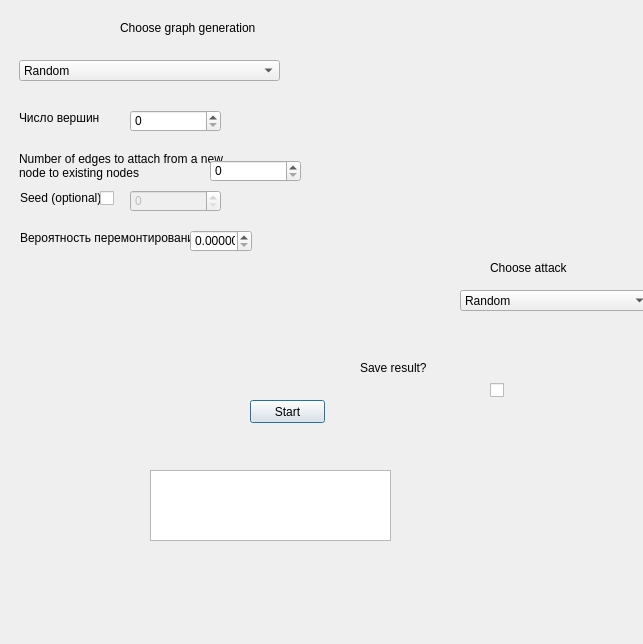
<?xml version="1.0" encoding="UTF-8"?>
<ui version="4.0">
 <class>Dialog</class>
 <widget class="QDialog" name="Dialog">
  <property name="geometry">
   <rect>
    <x>0</x>
    <y>0</y>
    <width>643</width>
    <height>644</height>
   </rect>
  </property>
  <property name="windowTitle">
   <string>Dialog</string>
  </property>
  <widget class="QComboBox" name="comboBoxGraphType">
   <property name="geometry">
    <rect>
     <x>19</x>
     <y>60</y>
     <width>261</width>
     <height>21</height>
    </rect>
   </property>
   <item>
    <property name="text">
     <string>Random</string>
    </property>
   </item>
   <item>
    <property name="text">
     <string>Small world</string>
    </property>
   </item>
   <item>
    <property name="text">
     <string>Barabasi_albert</string>
    </property>
   </item>
  </widget>
  <widget class="QLabel" name="Label1">
   <property name="geometry">
    <rect>
     <x>120</x>
     <y>20</y>
     <width>171</width>
     <height>16</height>
    </rect>
   </property>
   <property name="text">
    <string>Choose graph generation</string>
   </property>
  </widget>
  <widget class="QLabel" name="label2">
   <property name="geometry">
    <rect>
     <x>19</x>
     <y>110</y>
     <width>81</width>
     <height>16</height>
    </rect>
   </property>
   <property name="text">
    <string>Число вершин</string>
   </property>
  </widget>
  <widget class="QLabel" name="label3">
   <property name="geometry">
    <rect>
     <x>19</x>
     <y>150</y>
     <width>211</width>
     <height>31</height>
    </rect>
   </property>
   <property name="text">
    <string>Number of edges to attach from a new 
node to existing nodes</string>
   </property>
  </widget>
  <widget class="QSpinBox" name="spinBoxNodes">
   <property name="geometry">
    <rect>
     <x>130</x>
     <y>110</y>
     <width>91</width>
     <height>22</height>
    </rect>
   </property>
   <property name="maximum">
    <number>1000</number>
   </property>
  </widget>
  <widget class="QSpinBox" name="spinBoxConnetions">
   <property name="geometry">
    <rect>
     <x>210</x>
     <y>160</y>
     <width>91</width>
     <height>22</height>
    </rect>
   </property>
   <property name="maximum">
    <number>100</number>
   </property>
  </widget>
  <widget class="QLabel" name="label4">
   <property name="geometry">
    <rect>
     <x>20</x>
     <y>190</y>
     <width>81</width>
     <height>16</height>
    </rect>
   </property>
   <property name="text">
    <string>Seed (optional)</string>
   </property>
  </widget>
  <widget class="QSpinBox" name="spinBoxSeed">
   <property name="enabled">
    <bool>false</bool>
   </property>
   <property name="geometry">
    <rect>
     <x>130</x>
     <y>190</y>
     <width>91</width>
     <height>22</height>
    </rect>
   </property>
   <property name="maximum">
    <number>1000000000</number>
   </property>
  </widget>
  <widget class="QLabel" name="label5">
   <property name="geometry">
    <rect>
     <x>20</x>
     <y>230</y>
     <width>171</width>
     <height>16</height>
    </rect>
   </property>
   <property name="text">
    <string>Вероятность перемонтирования</string>
   </property>
  </widget>
  <widget class="QDoubleSpinBox" name="doubleSpinBoxPeremontirovanie">
   <property name="geometry">
    <rect>
     <x>190</x>
     <y>230</y>
     <width>62</width>
     <height>22</height>
    </rect>
   </property>
   <property name="decimals">
    <number>5</number>
   </property>
   <property name="maximum">
    <double>1.000000000000000</double>
   </property>
   <property name="singleStep">
    <double>0.010000000000000</double>
   </property>
  </widget>
  <widget class="QPushButton" name="pushButtonStart">
   <property name="geometry">
    <rect>
     <x>250</x>
     <y>400</y>
     <width>75</width>
     <height>23</height>
    </rect>
   </property>
   <property name="text">
    <string>Start</string>
   </property>
  </widget>
  <widget class="QLabel" name="label6">
   <property name="geometry">
    <rect>
     <x>490</x>
     <y>260</y>
     <width>121</width>
     <height>16</height>
    </rect>
   </property>
   <property name="text">
    <string>Choose attack</string>
   </property>
  </widget>
  <widget class="QComboBox" name="comboBoxAttackType">
   <property name="geometry">
    <rect>
     <x>460</x>
     <y>290</y>
     <width>191</width>
     <height>21</height>
    </rect>
   </property>
   <item>
    <property name="text">
     <string>Random</string>
    </property>
   </item>
   <item>
    <property name="text">
     <string>Clustering coefficient</string>
    </property>
   </item>
   <item>
    <property name="text">
     <string>Eigenvector centrality</string>
    </property>
   </item>
   <item>
    <property name="text">
     <string>By degree - either starting with the lowest</string>
    </property>
   </item>
   <item>
    <property name="text">
     <string>By degree - either starting with the highest</string>
    </property>
   </item>
  </widget>
  <widget class="QCheckBox" name="checkBoxSeed">
   <property name="geometry">
    <rect>
     <x>100</x>
     <y>190</y>
     <width>16</width>
     <height>17</height>
    </rect>
   </property>
   <property name="text">
    <string/>
   </property>
  </widget>
  <widget class="QCheckBox" name="checkBoxResult">
   <property name="geometry">
    <rect>
     <x>490</x>
     <y>380</y>
     <width>21</width>
     <height>21</height>
    </rect>
   </property>
   <property name="text">
    <string/>
   </property>
  </widget>
  <widget class="QLabel" name="label7">
   <property name="geometry">
    <rect>
     <x>360</x>
     <y>360</y>
     <width>71</width>
     <height>16</height>
    </rect>
   </property>
   <property name="text">
    <string>Save result?</string>
   </property>
  </widget>
  <widget class="QListView" name="listView">
   <property name="geometry">
    <rect>
     <x>150</x>
     <y>470</y>
     <width>241</width>
     <height>71</height>
    </rect>
   </property>
  </widget>
 </widget>
 <resources/>
 <connections/>
</ui>
